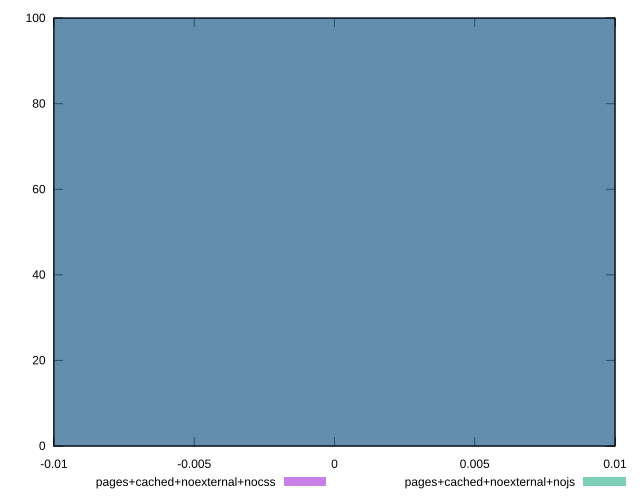

Recreate this plot in gnuplot.
reset
set terminal svg size 640, 500
set output "reprap/legacy-javascript/comparison/histogram/9_vs_10.svg"

$pagesCachedNoexternalNocss <<EOF
0 100
EOF

$pagesCachedNoexternalNojs <<EOF
0 100
EOF

set key outside below
set boxwidth 0.1
set yrange [0:100]
set style fill transparent solid 0.5 noborder

plot \
  $pagesCachedNoexternalNocss title "pages+cached+noexternal+nocss" with boxes, \
  $pagesCachedNoexternalNojs title "pages+cached+noexternal+nojs" with boxes, \


reset
